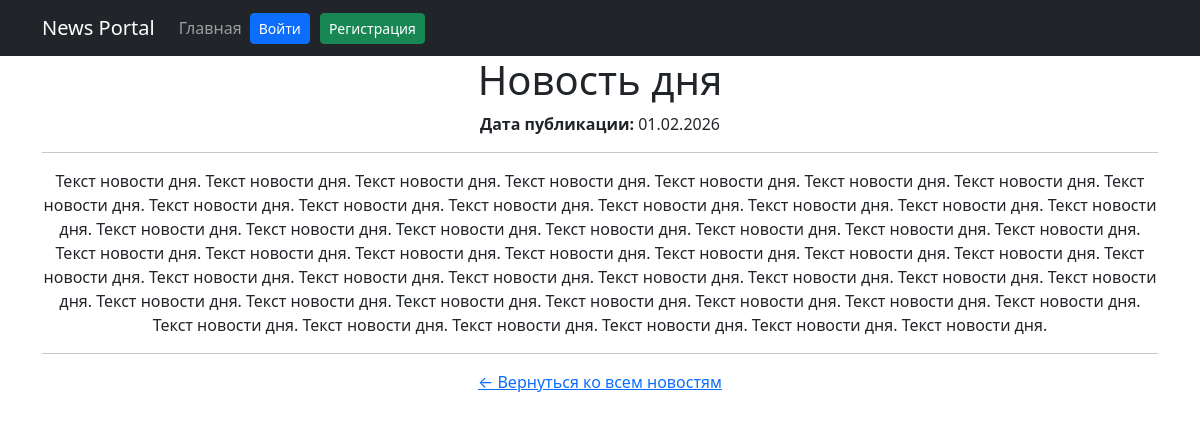
The page /news/3/ on the database as committed earlier.
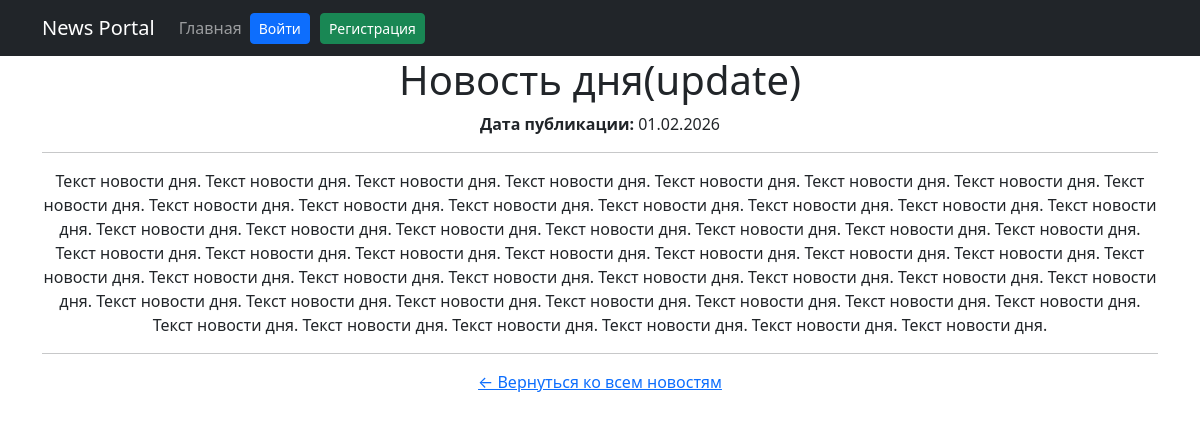
The same page on the database as committed later.
### news/models.py (models this page shows, shortened)
class Post(models.Model):
    ARTICLE = 'AR'
    NEWS = 'NW'
    POST_TYPES = [
        (ARTICLE, 'Статья'),
        (NEWS, 'Новость'),
    ]
    author = models.ForeignKey(Author, on_delete=models.CASCADE)
    post_type = models.CharField(max_length=2, choices=POST_TYPES, default=ARTICLE)
    created_at = models.DateTimeField(auto_now_add=True)
    categories = models.ManyToManyField(Category, through='PostCategory')
    title = models.CharField(max_length=200)
    content = models.TextField()
    rating = models.IntegerField(default=0)

### news/views.py (the view)
# urls.py: path('<int:pk>/', PostDetail.as_view(), name='post_detail'),
class PostDetail(DetailView):
    model = Post
    template_name = 'post.html'
    context_object_name = 'post'

### news/templatetags/custom_filters.py (called while the page is built)
@register.filter(name='censor')
def censor(value):
    if not isinstance(value, str):
        raise ValueError(f'Фильтр censor можно применять только к строкам, получен: {type(value)}')
    result = value
    for word in CENSORED_WORDS:
        pattern = re.compile(re.escape(word), re.IGNORECASE)
        matches = pattern.finditer(result)
        for match in matches:
            matched_word = match.group()
            censored_word = matched_word[0] + '*' * (len(matched_word) - 1)
            result = result.replace(matched_word, censored_word)
    return result

### templates/post.html (shortened to what this page needs)
{% extends 'flatpages/default.html' %}
{% load custom_filters %}
{% block content %}
<h1>{{ post.title|censor }}</h1>
<p><strong>Дата публикации:</strong> {{ post.created_at|date:'d.m.Y' }}</p>
<hr>
<div>
    {{ post.content|censor|linebreaks }}
</div>
<hr>
<a href="/news/">← Вернуться ко всем новостям</a>
{% endblock content %}

Rows that differ between the two databases and show on the page:
changed Post: title|censor "Новость дня" → "Новость дня(update)"
